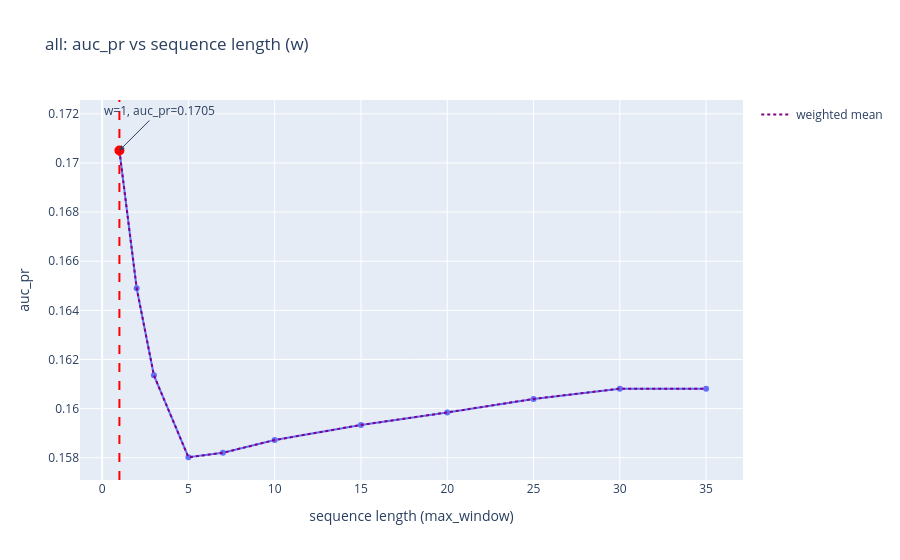
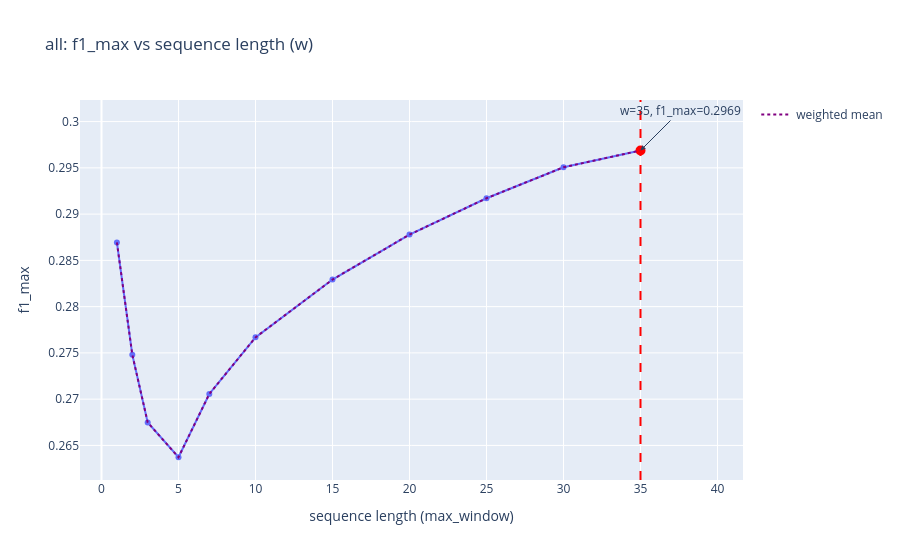
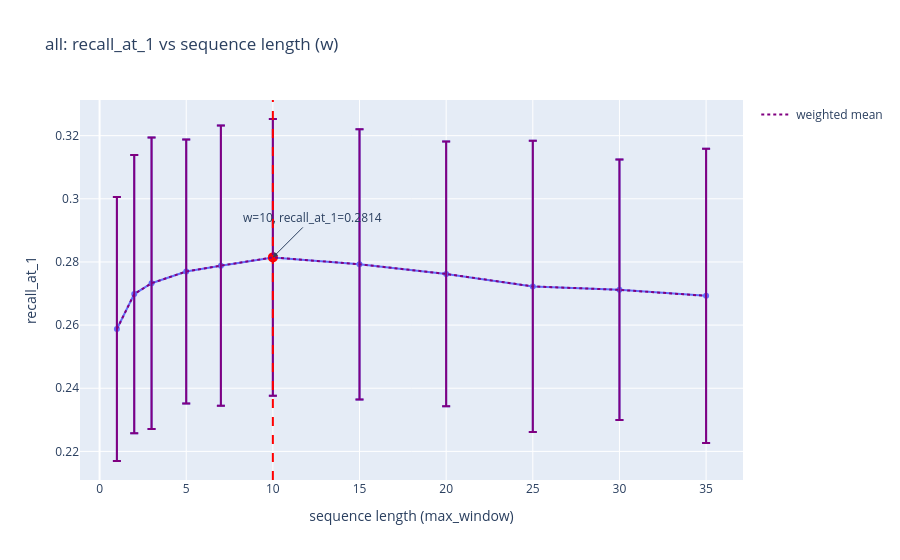
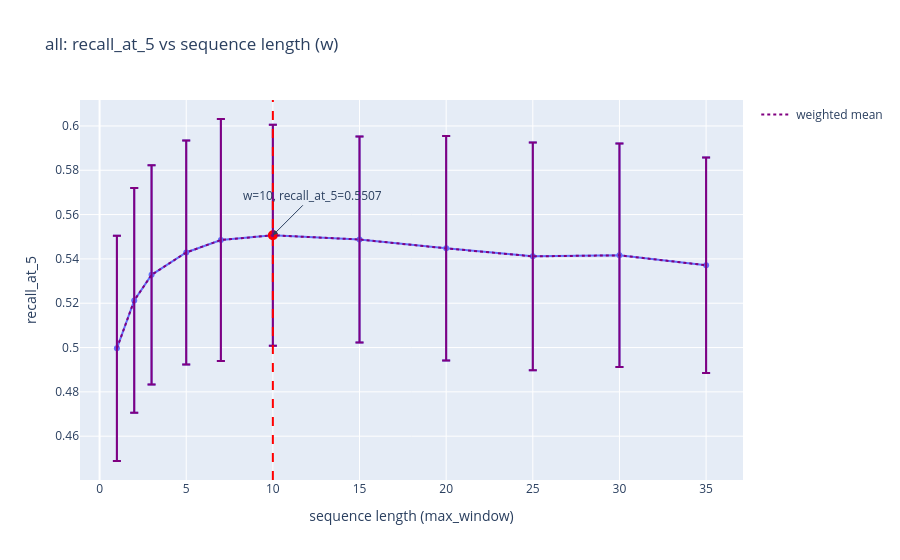

Here is the notebook cell these charts were saved with, in order:
### Markdown cell above
### Base MakarovgraphResults

### Code cell
plot_metrics_vs_window_with_stats(result_df, result_df)

### Figure 1 — Plotly figure (JSON) as saved in the notebook; plotly's stock layout.template omitted (floating-point values rounded to 4 significant figures)
{"data": [{"hovertemplate": "w=%{x}<br>auc_pr=%{y}<extra></extra>", "legendgroup": "", "line": {"color": "#636efa", "dash": "solid"}, "marker": {"symbol": "circle"}, "mode": "lines+markers", "name": "", "orientation": "v", "showlegend": false, "type": "scatter", "x": [1, 2, 3, 5, 7, 10, 15, 20, 25, 30, 35], "xaxis": "x", "y": [0.1705, 0.1649, 0.1614, 0.158, 0.1582, 0.1587, 0.1593, 0.1598, 0.1604, 0.1608, 0.1608], "yaxis": "y"}, {"marker": {"color": "red", "size": 10}, "mode": "markers", "name": "max", "showlegend": false, "type": "scatter", "x": [1], "y": [0.1705]}, {"line": {"color": "purple", "dash": "dot"}, "mode": "lines", "name": "weighted mean", "showlegend": true, "type": "scatter", "x": [1, 2, 3, 5, 7, 10, 15, 20, 25, 30, 35], "y": [0.1705, 0.1649, 0.1614, 0.158, 0.1582, 0.1587, 0.1593, 0.1598, 0.1604, 0.1608, 0.1608]}], "layout": {"annotations": [{"arrowhead": 2, "ax": 40, "ay": -40, "showarrow": true, "text": "w=1, auc_pr=0.1705", "x": 1, "y": 0.1705}], "legend": {"tracegroupgap": 0}, "shapes": [{"line": {"color": "red", "dash": "dash"}, "type": "line", "x0": 1, "x1": 1, "xref": "x", "y0": 0, "y1": 1, "yref": "y domain"}], "title": {"text": "all: auc_pr vs sequence length (w)"}, "xaxis": {"anchor": "y", "domain": [0, 1], "title": {"text": "sequence length (max_window)"}}, "yaxis": {"anchor": "x", "domain": [0, 1], "title": {"text": "auc_pr"}}}}

### Figure 2 — Plotly figure (JSON) as saved in the notebook; plotly's stock layout.template omitted (floating-point values rounded to 4 significant figures)
{"data": [{"hovertemplate": "w=%{x}<br>f1_max=%{y}<extra></extra>", "legendgroup": "", "line": {"color": "#636efa", "dash": "solid"}, "marker": {"symbol": "circle"}, "mode": "lines+markers", "name": "", "orientation": "v", "showlegend": false, "type": "scatter", "x": [1, 2, 3, 5, 7, 10, 15, 20, 25, 30, 35], "xaxis": "x", "y": [0.2869, 0.2748, 0.2675, 0.2637, 0.2706, 0.2767, 0.2829, 0.2878, 0.2917, 0.2951, 0.2969], "yaxis": "y"}, {"marker": {"color": "red", "size": 10}, "mode": "markers", "name": "max", "showlegend": false, "type": "scatter", "x": [35], "y": [0.2969]}, {"line": {"color": "purple", "dash": "dot"}, "mode": "lines", "name": "weighted mean", "showlegend": true, "type": "scatter", "x": [1, 2, 3, 5, 7, 10, 15, 20, 25, 30, 35], "y": [0.2869, 0.2748, 0.2675, 0.2637, 0.2706, 0.2767, 0.2829, 0.2878, 0.2917, 0.2951, 0.2969]}], "layout": {"annotations": [{"arrowhead": 2, "ax": 40, "ay": -40, "showarrow": true, "text": "w=35, f1_max=0.2969", "x": 35, "y": 0.2969}], "legend": {"tracegroupgap": 0}, "shapes": [{"line": {"color": "red", "dash": "dash"}, "type": "line", "x0": 35, "x1": 35, "xref": "x", "y0": 0, "y1": 1, "yref": "y domain"}], "title": {"text": "all: f1_max vs sequence length (w)"}, "xaxis": {"anchor": "y", "domain": [0, 1], "title": {"text": "sequence length (max_window)"}}, "yaxis": {"anchor": "x", "domain": [0, 1], "title": {"text": "f1_max"}}}}

### Figure 3 — Plotly figure (JSON) as saved in the notebook; plotly's stock layout.template omitted (floating-point values rounded to 4 significant figures)
{"data": [{"error_y": {"array": [0.04179, 0.04408, 0.04615, 0.04178, 0.04438, 0.04383, 0.04281, 0.04194, 0.0461, 0.04126, 0.0466]}, "hovertemplate": "w=%{x}<br>recall_at_1=%{y}<extra></extra>", "legendgroup": "", "line": {"color": "#636efa", "dash": "solid"}, "marker": {"symbol": "circle"}, "mode": "lines+markers", "name": "", "orientation": "v", "showlegend": false, "type": "scatter", "x": [1, 2, 3, 5, 7, 10, 15, 20, 25, 30, 35], "xaxis": "x", "y": [0.2587, 0.2698, 0.2733, 0.277, 0.2788, 0.2814, 0.2793, 0.2762, 0.2723, 0.2712, 0.2693], "yaxis": "y"}, {"marker": {"color": "red", "size": 10}, "mode": "markers", "name": "max", "showlegend": false, "type": "scatter", "x": [10], "y": [0.2814]}, {"error_y": {"array": [0.04179, 0.04408, 0.04615, 0.04178, 0.04438, 0.04383, 0.04281, 0.04194, 0.0461, 0.04126, 0.0466], "type": "data", "visible": true}, "line": {"color": "purple", "dash": "dot"}, "mode": "lines", "name": "weighted mean", "showlegend": true, "type": "scatter", "x": [1, 2, 3, 5, 7, 10, 15, 20, 25, 30, 35], "y": [0.2587, 0.2698, 0.2733, 0.277, 0.2788, 0.2814, 0.2793, 0.2762, 0.2723, 0.2712, 0.2693]}], "layout": {"annotations": [{"arrowhead": 2, "ax": 40, "ay": -40, "showarrow": true, "text": "w=10, recall_at_1=0.2814", "x": 10, "y": 0.2814}], "legend": {"tracegroupgap": 0}, "shapes": [{"line": {"color": "red", "dash": "dash"}, "type": "line", "x0": 10, "x1": 10, "xref": "x", "y0": 0, "y1": 1, "yref": "y domain"}], "title": {"text": "all: recall_at_1 vs sequence length (w)"}, "xaxis": {"anchor": "y", "domain": [0, 1], "title": {"text": "sequence length (max_window)"}}, "yaxis": {"anchor": "x", "domain": [0, 1], "title": {"text": "recall_at_1"}}}}

### Figure 4 — Plotly figure (JSON) as saved in the notebook; plotly's stock layout.template omitted (floating-point values rounded to 4 significant figures)
{"data": [{"error_y": {"array": [0.05085, 0.05073, 0.04946, 0.05056, 0.05461, 0.04989, 0.04652, 0.05065, 0.05138, 0.05045, 0.0486]}, "hovertemplate": "w=%{x}<br>recall_at_5=%{y}<extra></extra>", "legendgroup": "", "line": {"color": "#636efa", "dash": "solid"}, "marker": {"symbol": "circle"}, "mode": "lines+markers", "name": "", "orientation": "v", "showlegend": false, "type": "scatter", "x": [1, 2, 3, 5, 7, 10, 15, 20, 25, 30, 35], "xaxis": "x", "y": [0.4996, 0.5212, 0.5328, 0.5429, 0.5485, 0.5507, 0.5488, 0.5448, 0.5411, 0.5416, 0.5371], "yaxis": "y"}, {"marker": {"color": "red", "size": 10}, "mode": "markers", "name": "max", "showlegend": false, "type": "scatter", "x": [10], "y": [0.5507]}, {"error_y": {"array": [0.05085, 0.05073, 0.04946, 0.05056, 0.05461, 0.04989, 0.04652, 0.05065, 0.05138, 0.05045, 0.0486], "type": "data", "visible": true}, "line": {"color": "purple", "dash": "dot"}, "mode": "lines", "name": "weighted mean", "showlegend": true, "type": "scatter", "x": [1, 2, 3, 5, 7, 10, 15, 20, 25, 30, 35], "y": [0.4996, 0.5212, 0.5328, 0.5429, 0.5485, 0.5507, 0.5488, 0.5448, 0.5411, 0.5416, 0.5371]}], "layout": {"annotations": [{"arrowhead": 2, "ax": 40, "ay": -40, "showarrow": true, "text": "w=10, recall_at_5=0.5507", "x": 10, "y": 0.5507}], "legend": {"tracegroupgap": 0}, "shapes": [{"line": {"color": "red", "dash": "dash"}, "type": "line", "x0": 10, "x1": 10, "xref": "x", "y0": 0, "y1": 1, "yref": "y domain"}], "title": {"text": "all: recall_at_5 vs sequence length (w)"}, "xaxis": {"anchor": "y", "domain": [0, 1], "title": {"text": "sequence length (max_window)"}}, "yaxis": {"anchor": "x", "domain": [0, 1], "title": {"text": "recall_at_5"}}}}
